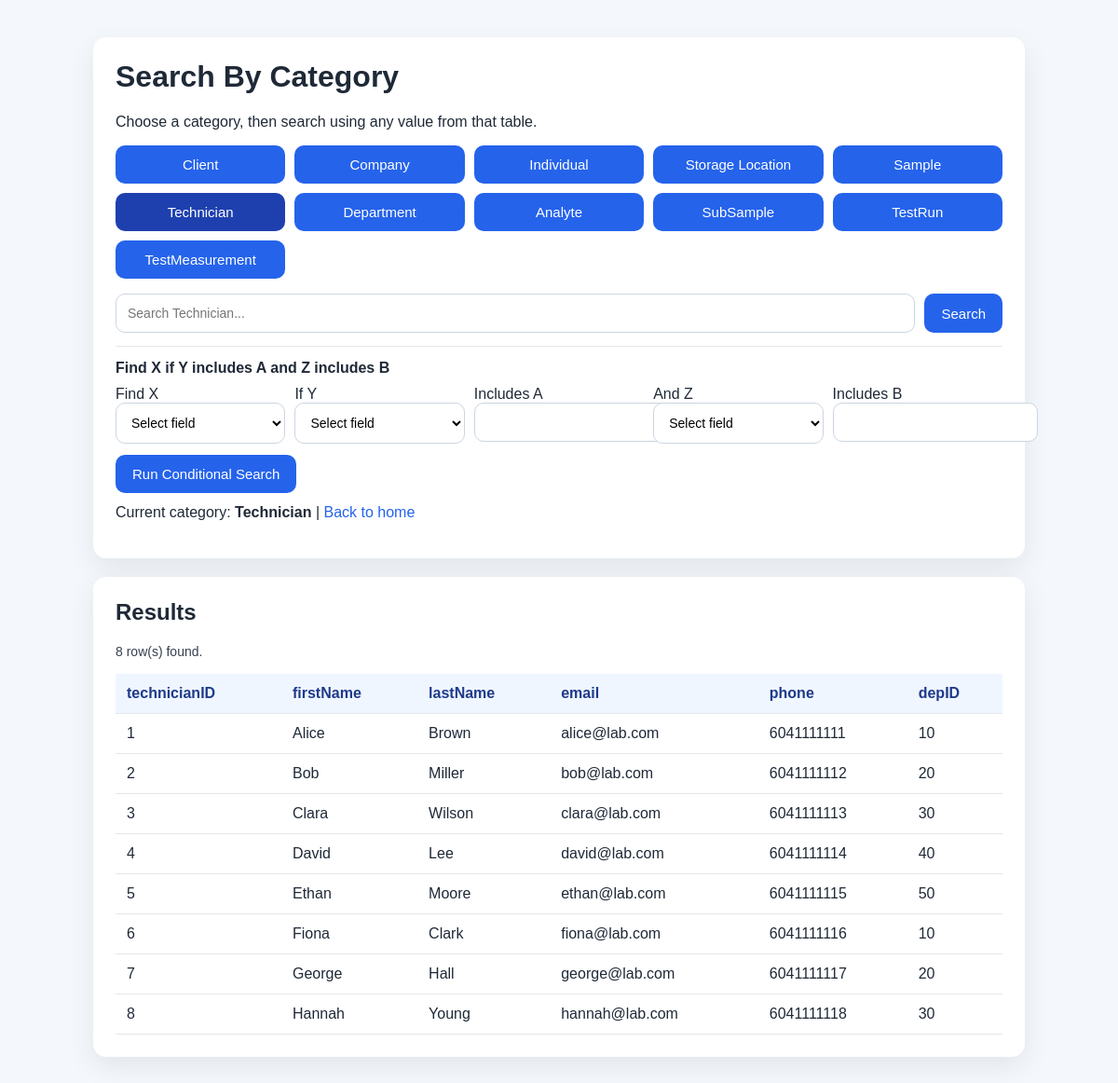
The page /serach on the database its author committed.
### tables this page shows
CREATE TABLE Technician (
	technicianID INT NOT NULL,
	firstName VARCHAR(50),
	lastName VARCHAR(50),
	email VARCHAR(50),
	phone VARCHAR(15),
	depID INT NOT NULL,
	PRIMARY KEY (technicianID),
	FOREIGN KEY (depID) REFERENCES Department (departmentID),
	CONSTRAINT uniqueDep UNIQUE (technicianID, depID)
);

### flaskMain.py (the view, shortened to what this page needs)
@app.route("/search", methods=["GET"])
@app.route("/serach", methods=["GET"])
def search_by_page():
    ensure_schema_updates()
    selected_table = request.args.get("category", DEFAULT_TABLE)
    if selected_table not in TABLE_NAMES:
        selected_table = DEFAULT_TABLE
    search_text = request.args.get("q", "").strip()
    find_field = request.args.get("find", "").strip()
    field_y = request.args.get("y", "").strip()
    value_a = request.args.get("a", "").strip()
    field_z = request.args.get("z", "").strip()
    value_b = request.args.get("b", "").strip()
    quick_field = request.args.get("quick_field", "").strip()
    quick_value = request.args.get("quick_value", "").strip()
    error = None
    columns = []
    results = []
    selected_fields = TABLE_FIELDS[selected_table]
    field_value_options = get_field_value_options(selected_table)
    try:
        has_conditional_search = all([find_field, field_y, value_a, field_z, value_b])
        if has_conditional_search:
            columns, results = run_conditional_search_query(
                selected_table,
                find_field,
                field_y,
                value_a,
                field_z,
                value_b,
            )
        else:
            columns, results = run_search_query(selected_table, search_text)
    except ValueError as exc:
        error = str(exc)
    except sqlite3.Error as exc:
        error = str(exc)
    return render_template(
        "search.html",
        table_labels=TABLE_LABELS,
        selected_table=selected_table,
        selected_label=TABLE_LABELS[selected_table],
        selected_fields=selected_fields,
        search_text=search_text,
        find_field=find_field,
        field_y=field_y,
        value_a=value_a,
        field_z=field_z,
        value_b=value_b,
        quick_field=quick_field,
        quick_value=quick_value,
        field_value_options=field_value_options,
        columns=columns,
        results=results,
        error=error,
    )

### flaskMain.py (called while the page is built, shortened)
def dict_factory(cursor, row):
    d = {}
    for idx, col in enumerate(cursor.description):
        d[col[0]] = row[idx]
    return d

def get_connection():
    conn = sqlite3.connect('samples.db')
    conn.execute("PRAGMA foreign_keys = ON")
    return conn

def ensure_schema_updates():
    global SCHEMA_INITIALIZED
    if SCHEMA_INITIALIZED:
        return

def run_select_query(query):
    ensure_schema_updates()
    conn = get_connection()
    conn.row_factory = dict_factory
    try:
        cursor = conn.cursor()
        cursor.execute(query)
        results = cursor.fetchall()
        columns = [column[0] for column in cursor.description] if cursor.description else []
        return columns, results
    finally:
        conn.close()

def run_search_query(table_key, search_text):
    ensure_schema_updates()
    table_name = TABLE_NAMES[table_key]
    fields = TABLE_FIELDS[table_key]
    if not search_text:
        return run_select_query(f"SELECT * FROM {table_name}")

def get_field_value_options(table_key, limit=200):
    table_name = TABLE_NAMES[table_key]
    fields = TABLE_FIELDS[table_key]
    conn = get_connection()
    conn.row_factory = dict_factory
    options = {}
    try:
        cursor = conn.cursor()
        for field in fields:
            query = (
                f"SELECT DISTINCT CAST({field} AS TEXT) AS value "
                f"FROM {table_name} "
                f"WHERE {field} IS NOT NULL "
                "ORDER BY 1 "
                "LIMIT ?"
            )
            cursor.execute(query, (limit,))
            options[field] = [row["value"] for row in cursor.fetchall()]
        return options
    finally:
        conn.close()

### templates/search.html (shortened to what this page needs)
<!DOCTYPE html>
<html lang="en">
<head>
</head>
<body>
    <div class="page">
        <div class="card">
            <h1>Search By Category</h1>
            <p>Choose a category, then search using any value from that table.</p>
            <div class="button-grid">
                {% for table_key, label in table_labels.items() %}
                    <a
                        href="/search?category={{ table_key }}&q={{ search_text }}"
                        class="link-btn {% if selected_table == table_key %}active{% endif %}"
                    >
                        {{ label }}
                    </a>
                {% endfor %}
            </div>
            <form method="get" action="/search" class="search-row">
                <input
                    name="q"
                    type="text"
                    value="{{ search_text }}"
                    placeholder="Search {{ selected_label }}..."
                >
                <button type="submit">Search</button>
            </form>
            <form method="get" action="/search" class="query-builder">
                <strong>Find X if Y includes A and Z includes B</strong>
                <div class="query-grid">
                    <div>
                        <label for="find_field">Find X</label>
                        <select id="find_field" name="find" required>
                            <option value="">Select field</option>
                        </select>
                    </div>
                    <div>
                        <label for="field_y">If Y</label>
                        <select id="field_y" name="y" required>
                            <option value="">Select field</option>
                        </select>
                    </div>
                    <div>
                        <label for="value_a">Includes A</label>
                        <input id="value_a" name="a" type="text" value="{{ value_a }}" required>
                    </div>
                    <div>
                        <label for="field_z">And Z</label>
                        <select id="field_z" name="z" required>
                            <option value="">Select field</option>
                        </select>
                    </div>
                    <div>
                        <label for="value_b">Includes B</label>
                        <input id="value_b" name="b" type="text" value="{{ value_b }}" required>
                    </div>
                </div>
                <button type="submit" style="margin-top: 12px;">Run Conditional Search</button>
            </form>
            <p style="margin-top: 12px;">Current category: <strong>{{ selected_label }}</strong> | <a class="small-link" href="/">Back to home</a></p>
        </div>
        <div class="card">
            <h2>Results</h2>
            {% if error %}
                <div class="error">{{ error }}</div>
            {% else %}
                <div class="success">{{ results|length }} row(s) found.</div>
            {% endif %}
            {% if columns and results %}
                <div class="table-wrap">
                    <table>
                        <thead>
                            <tr>
                                {% for column in columns %}
                                    <th>{{ column }}</th>
                                {% endfor %}
                            </tr>
                        </thead>
                        <tbody>
                            {% for row in results %}
                                <tr>
                                    {% for column in columns %}
                                        <td>{{ row[column] }}</td>
                                    {% endfor %}
                                </tr>
                            {% endfor %}
                        </tbody>
                    </table>
                </div>
            {% elif not error %}
                <div class="empty">No matching rows were found for this search.</div>
            {% endif %}
        </div>
    </div>
</body>
</html>

### templates/search.html (style rules this page uses)
:root { color-scheme: light; font-family: Arial, Helvetica, sans-serif; }
body { margin: 0; background: #f4f7fb; color: #1f2937; }
.page { max-width: 1000px; margin: 40px auto; padding: 0 20px; }
.card { background: #ffffff; border-radius: 14px; padding: 24px; box-shadow: 0 10px 30px rgba(15, 23, 42, 0.08); margin-bottom: 20px; }
h1, h2 { margin-top: 0; }
.button-grid { display: grid; grid-template-columns: repeat(auto-fit, minmax(180px, 1fr)); gap: 10px; margin-top: 16px; }
.link-btn { display: inline-block; text-align: center; text-decoration: none; background: #2563eb; color: white; border-radius: 10px; padding: 12px 18px; font-size: 15px; }
.link-btn.active { background: #1e40af; }
.search-row { display: flex; gap: 10px; margin-top: 16px; flex-wrap: wrap; }
.query-builder { margin-top: 14px; padding-top: 14px; border-top: 1px solid #e5e7eb; }
.query-grid { display: grid; grid-template-columns: repeat(auto-fit, minmax(180px, 1fr)); gap: 10px; margin-top: 10px; }
select { width: 100%; padding: 12px; border: 1px solid #cbd5e1; border-radius: 10px; box-sizing: border-box; font-size: 14px; background: #ffffff; }
input[type="text"] { flex: 1; min-width: 220px; padding: 12px; border: 1px solid #cbd5e1; border-radius: 10px; box-sizing: border-box; font-size: 14px; }
button { background: #2563eb; color: white; border: none; border-radius: 10px; padding: 12px 18px; font-size: 15px; cursor: pointer; }
.small-link { color: #2563eb; text-decoration: none; }
.success { margin-bottom: 16px; font-size: 14px; color: #374151; }
.table-wrap { overflow-x: auto; }
table { width: 100%; border-collapse: collapse; min-width: 600px; }
th, td { text-align: left; padding: 12px; border-bottom: 1px solid #e5e7eb; }
th { background: #eff6ff; color: #1e3a8a; }

### rows shown on the page
Technician: technicianID "1" "Alice" "Brown" "alice@lab.com" "6041111111" "10"
Technician: technicianID "2" "Bob" "Miller" "bob@lab.com" "6041111112" "20"
Technician: technicianID "3" "Clara" "Wilson" "clara@lab.com" "6041111113" "30"
Technician: technicianID "4" "David" "Lee" "david@lab.com" "6041111114" "40"
Technician: technicianID "5" "Ethan" "Moore" "ethan@lab.com" "6041111115" "50"
Technician: technicianID "6" "Fiona" "Clark" "fiona@lab.com" "6041111116" "10"
Technician: technicianID "7" "George" "Hall" "george@lab.com" "6041111117" "20"
Technician: technicianID "8" "Hannah" "Young" "hannah@lab.com" "6041111118" "30"

### other values the page prints
{{ label }} "Client" "Company" "Individual" "Storage Location" "Sample" "Technician" "Department" "Analyte" "SubSample" "TestRun" "TestMeasurement"
{{ selected_label }} "Technician"
{{ results|length }} "8"
{{ column }} "technicianID" "firstName" "lastName" "email" "phone" "depID"
